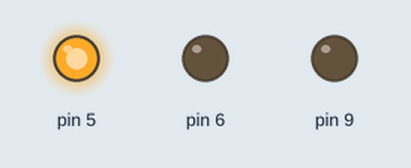
A sketch run on a simulated Arduino Uno, built with avr-gcc and run on an emulated ATmega328P. On the bench: output pins drawn as LEDs (lit = HIGH).

Above: at 0.2 s.
At 1.1 s:
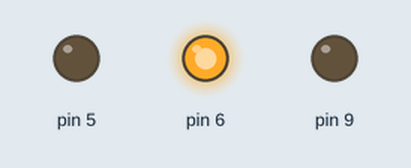
At 1.45 s:
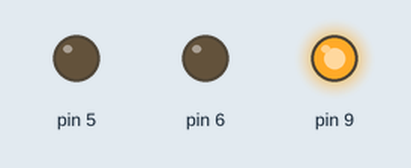
At 4.6 s:
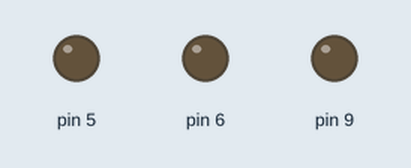
Timing chart, 0 to 6.0 s (numbered marks = the images above):
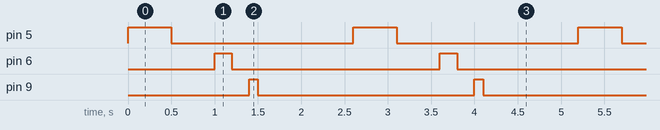

Measured:
- by itself, pin 5: alternates HIGH for 0.50 s and LOW for 2.1 s
- by itself, pin 6: alternates HIGH for 0.20 s and LOW for 2.4 s
- by itself, pin 9: alternates HIGH for 0.10 s and LOW for 2.5 s

The sketch:

overdue.ino
```cpp
// the setup function runs once when you press reset or power the board
void setup() {
  // initialize digital pin LED_BUILTIN as an output.
  pinMode(5, OUTPUT);
  pinMode(6, OUTPUT);
  pinMode(9, OUTPUT);
}

// the loop function runs over and over again forever
void loop() {


  digitalWrite(5, HIGH);   // turn the LED on (HIGH is the voltage level)
  delay(500);
  digitalWrite(5, LOW);    // turn the LED off by making the voltage LOW
  delay(500);


  digitalWrite(6, HIGH);   // turn the LED on (HIGH is the voltage level)
  delay(200);
  digitalWrite(6, LOW);    // turn the LED off by making the voltage LOW
  delay(200);

  digitalWrite(9, HIGH);   // turn the LED on (HIGH is the voltage level)
  delay(100);
  digitalWrite(9, LOW);    // turn the LED off by making the voltage LOW
  delay(100);


  delay(1000);

}
```
